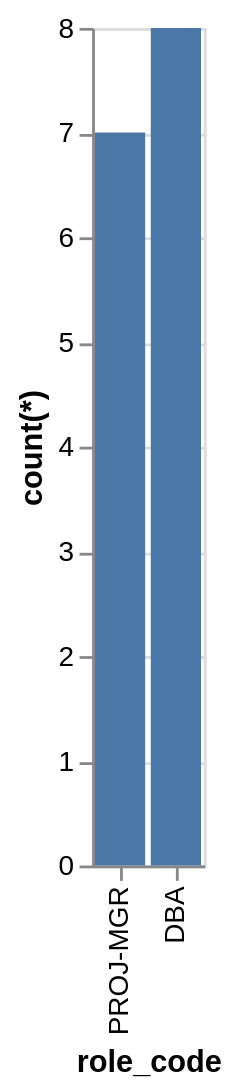

Write the Vega-Lite specification saved for this chart.
### Vega-Lite specification from a JSON file in a GitHub repository (floating-point values rounded to 4 significant figures)
{"data": {"values": [{"x_data": "PROJ-MGR", "y_data": 7}, {"x_data": "DBA", "y_data": 8}]}, "mark": "bar", "encoding": {"x": {"field": "x_data", "type": "nominal", "title": "role_code", "sort": {"op": "sum", "field": "y_data", "order": "ascending"}}, "y": {"field": "y_data", "type": "quantitative", "title": "count(*)"}}}
